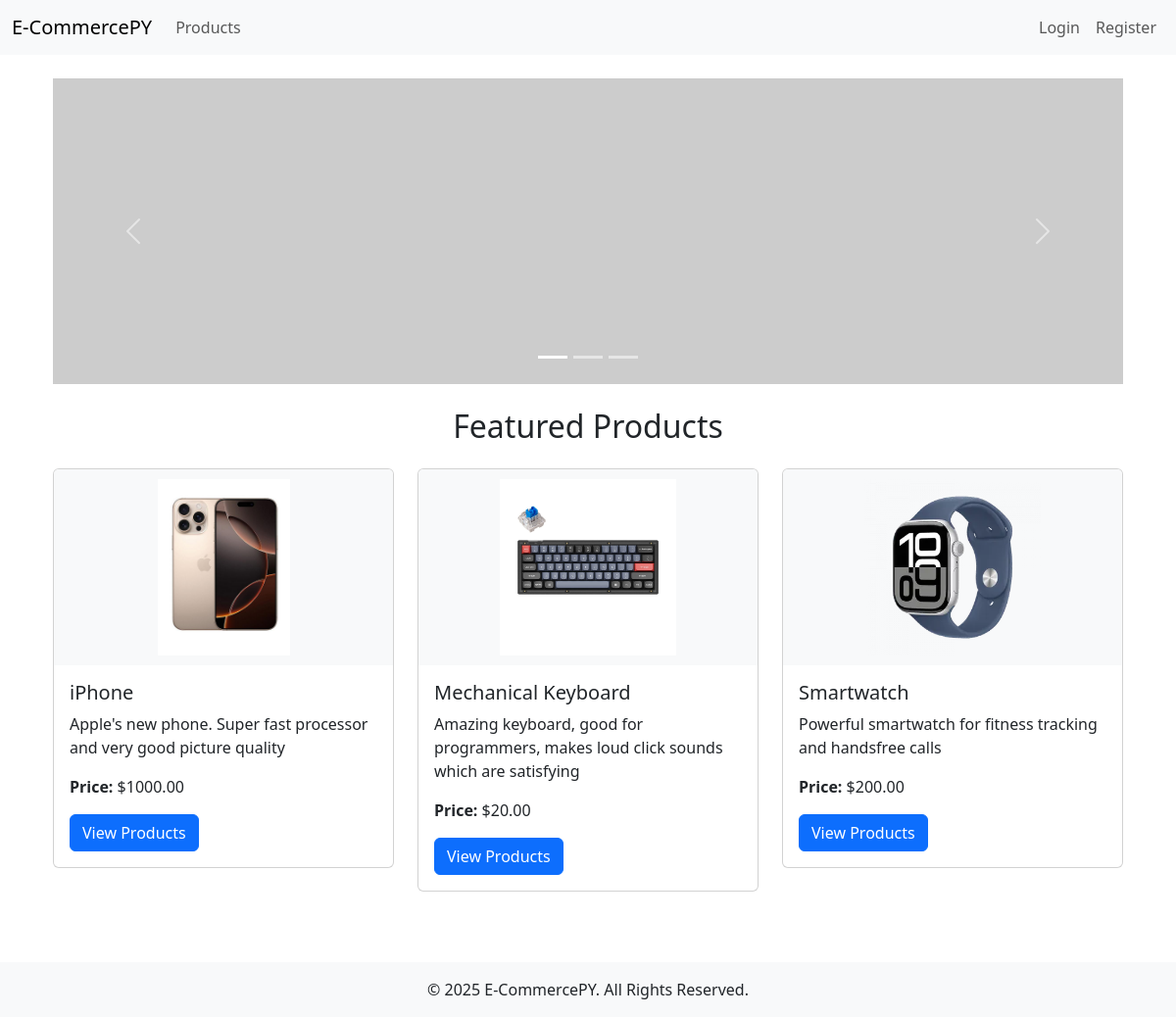
The page / on the database its author committed.
### product/models.py (models this page shows, shortened)
class Product(models.Model):
    name = models.CharField(max_length=100)
    description = models.TextField()
    price = models.DecimalField(max_digits=10, decimal_places=2)
    stock = models.PositiveIntegerField()
    image = models.ImageField(upload_to='products/')
    category = models.CharField(max_length=50)

### product/views.py (the view)
# urls.py: 2. Add a URL to urlpatterns:  path('', views.home, name='home')
def home(request):
    featured_products = Product.objects.all()[:3]  # Get the first 3 products as featured
    return render(request, 'home.html', {'featured_products': featured_products})

### product/context_processors.py (called while the page is built)
def cart_count(request):
    total_cart_quantity = 0
    if request.user.is_authenticated:
        total_cart_quantity = sum(item.quantity for item in CartItem.objects.filter(user=request.user))
    return {"total_cart_quantity": total_cart_quantity}

### product/templates/home.html (shortened to what this page needs)
{% extends 'base.html' %}
{% block content %}
<div class="container">
    <div id="carouselExampleIndicators" class="carousel slide mb-4" data-bs-ride="carousel">
        <div class="carousel-indicators">
            <button type="button" data-bs-target="#carouselExampleIndicators" data-bs-slide-to="0" class="active" aria-current="true" aria-label="Slide 1"></button>
            <button type="button" data-bs-target="#carouselExampleIndicators" data-bs-slide-to="1" aria-label="Slide 2"></button>
            <button type="button" data-bs-target="#carouselExampleIndicators" data-bs-slide-to="2" aria-label="Slide 3"></button>
        </div>
        <div class="carousel-inner">
            <div class="carousel-item active">
                <img src="https://picsum.photos/1792/512?random=1" class="d-block w-100" alt="Welcome Banner">
            </div>
        </div>
        <button class="carousel-control-prev" type="button" data-bs-target="#carouselExampleIndicators" data-bs-slide="prev">
            <span class="carousel-control-prev-icon" aria-hidden="true"></span>
        </button>
        <button class="carousel-control-next" type="button" data-bs-target="#carouselExampleIndicators" data-bs-slide="next">
            <span class="carousel-control-next-icon" aria-hidden="true"></span>
        </button>
    </div>
    <h2 class="mb-4 text-center">Featured Products</h2>
    <div class="row">
        {% for product in featured_products %}
        <div class="col-md-4">
            <div class="card mb-4">
                {% if product.image %}
                <img src="{{ product.image.url }}" alt="{{ product.name }}" class="card-img-top" style="max-height: 200px; object-fit: contain; background-color: #f8f9fa; padding: 10px;">
                {% else %}
                <img src="https://via.placeholder.com/300x200" alt="No Image Available" class="card-img-top">
                {% endif %}
                <div class="card-body">
                    <h5 class="card-title">{{ product.name }}</h5>
                    <p class="card-text">{{ product.description }}</p>
                    <p class="card-text"><strong>Price:</strong> ${{ product.price }}</p>
                    <a href="{% url 'product_list' %}" class="btn btn-primary">View Products</a>
                </div>
            </div>
        </div>
        {% empty %}
        <p class="text-center">No featured products available.</p>
        {% endfor %}
    </div>
</div>
{% endblock %}

### rows shown on the page
Product: image (picture), name "iPhone", description "Apple's new phone. Super fast processor and very good picture quality", price "1000.00"
Product: image (picture), name "Mechanical Keyboard", description "Amazing keyboard, good for programmers, makes loud click sounds which are satisfying", price "20.00"
Product: image (picture), name "Smartwatch", description "Powerful smartwatch for fitness tracking and handsfree calls", price "200.00"
